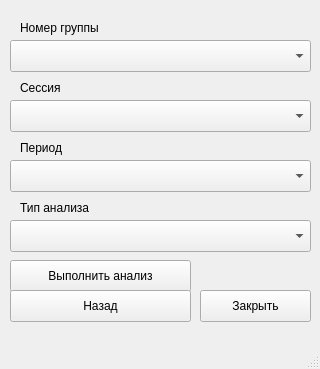
<?xml version="1.0" encoding="UTF-8"?>
<ui version="4.0">
 <class>MainWindow</class>
 <widget class="QMainWindow" name="MainWindow">
  <property name="geometry">
   <rect>
    <x>0</x>
    <y>0</y>
    <width>320</width>
    <height>369</height>
   </rect>
  </property>
  <property name="windowTitle">
   <string>MainWindow</string>
  </property>
  <widget class="QWidget" name="centralwidget">
   <widget class="QLabel" name="label">
    <property name="geometry">
     <rect>
      <x>20</x>
      <y>20</y>
      <width>221</width>
      <height>16</height>
     </rect>
    </property>
    <property name="text">
     <string>Номер группы</string>
    </property>
   </widget>
   <widget class="QComboBox" name="comboBox">
    <property name="geometry">
     <rect>
      <x>10</x>
      <y>40</y>
      <width>301</width>
      <height>32</height>
     </rect>
    </property>
   </widget>
   <widget class="QComboBox" name="comboBox_2">
    <property name="geometry">
     <rect>
      <x>10</x>
      <y>100</y>
      <width>301</width>
      <height>32</height>
     </rect>
    </property>
   </widget>
   <widget class="QLabel" name="label_2">
    <property name="geometry">
     <rect>
      <x>20</x>
      <y>80</y>
      <width>58</width>
      <height>16</height>
     </rect>
    </property>
    <property name="text">
     <string>Сессия</string>
    </property>
   </widget>
   <widget class="QLabel" name="label_3">
    <property name="geometry">
     <rect>
      <x>20</x>
      <y>140</y>
      <width>58</width>
      <height>16</height>
     </rect>
    </property>
    <property name="text">
     <string>Период</string>
    </property>
   </widget>
   <widget class="QComboBox" name="comboBox_3">
    <property name="geometry">
     <rect>
      <x>10</x>
      <y>160</y>
      <width>301</width>
      <height>32</height>
     </rect>
    </property>
   </widget>
   <widget class="QLabel" name="label_4">
    <property name="geometry">
     <rect>
      <x>20</x>
      <y>200</y>
      <width>161</width>
      <height>16</height>
     </rect>
    </property>
    <property name="text">
     <string>Тип анализа</string>
    </property>
   </widget>
   <widget class="QComboBox" name="comboBox_4">
    <property name="geometry">
     <rect>
      <x>10</x>
      <y>220</y>
      <width>301</width>
      <height>32</height>
     </rect>
    </property>
   </widget>
   <widget class="QPushButton" name="pushButton">
    <property name="geometry">
     <rect>
      <x>10</x>
      <y>260</y>
      <width>181</width>
      <height>32</height>
     </rect>
    </property>
    <property name="text">
     <string>Выполнить анализ</string>
    </property>
   </widget>
   <widget class="QPushButton" name="pushButton_2">
    <property name="geometry">
     <rect>
      <x>10</x>
      <y>290</y>
      <width>181</width>
      <height>32</height>
     </rect>
    </property>
    <property name="text">
     <string>Назад</string>
    </property>
   </widget>
   <widget class="QPushButton" name="pushButton_3">
    <property name="geometry">
     <rect>
      <x>200</x>
      <y>290</y>
      <width>111</width>
      <height>32</height>
     </rect>
    </property>
    <property name="text">
     <string>Закрыть</string>
    </property>
   </widget>
  </widget>
  <widget class="QStatusBar" name="statusbar"/>
 </widget>
 <resources/>
 <connections/>
</ui>
